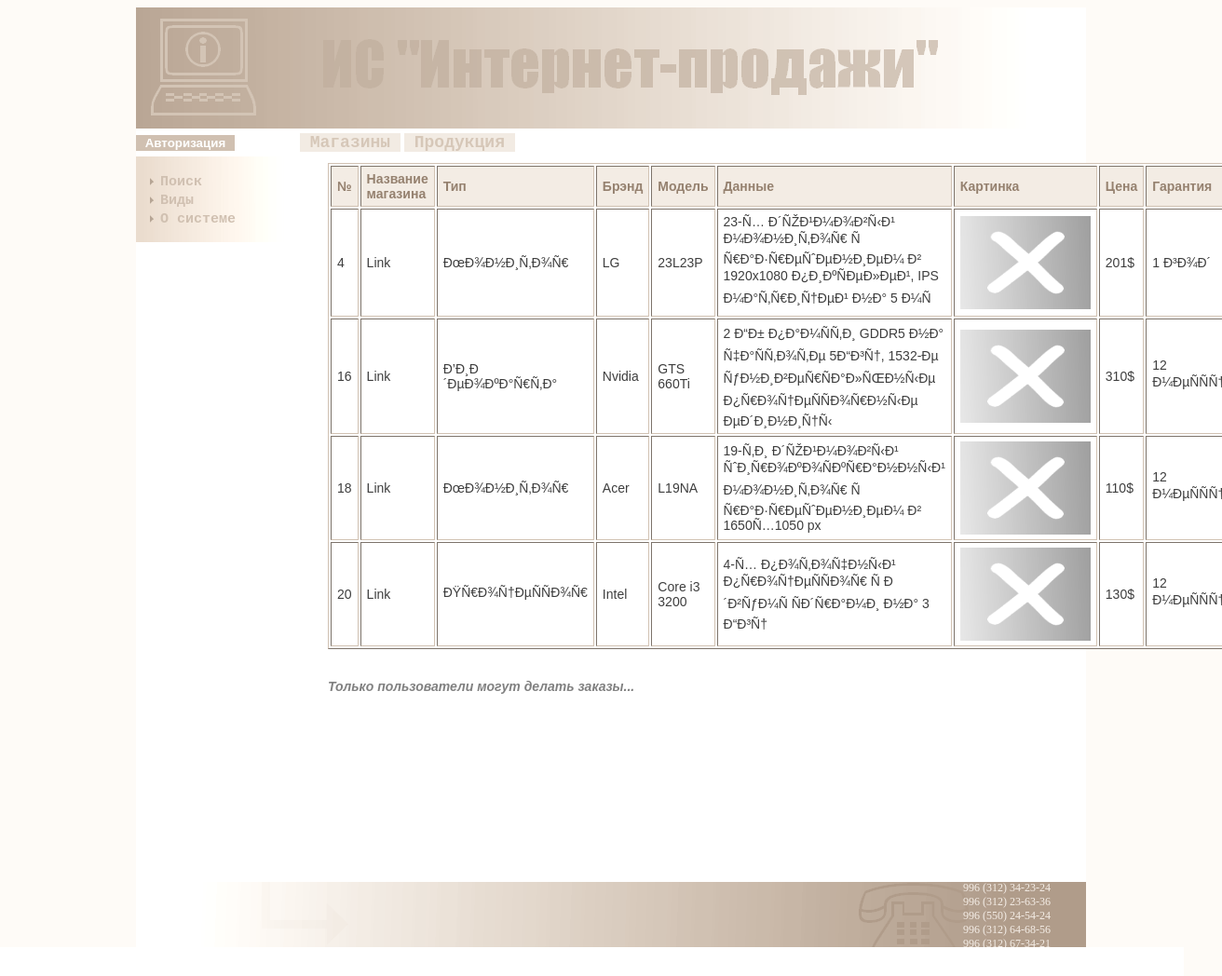
Page /index.php?link=shops&shop=7 on the committed database.
### tables this page shows
CREATE TABLE IF NOT EXISTS `products` (
  `id` int(11) NOT NULL AUTO_INCREMENT,
  `shop_id` int(11) NOT NULL,
  `type_id` int(11) NOT NULL,
  `brand` varchar(255) DEFAULT NULL,
  `model` varchar(255) DEFAULT NULL,
  `data` tinytext,
  `img` varchar(255) DEFAULT NULL,
  `price` varchar(45) DEFAULT NULL,
  `warranty` varchar(45) DEFAULT NULL,
  PRIMARY KEY (`id`,`shop_id`,`type_id`),
  KEY `shop_to_products` (`shop_id`),
  KEY `product_to_type` (`type_id`)
);

CREATE TABLE IF NOT EXISTS `shops` (
  `id` int(11) NOT NULL AUTO_INCREMENT,
  `name` varchar(255) DEFAULT NULL,
  `address` varchar(255) DEFAULT NULL,
  `tel` varchar(100) DEFAULT NULL,
  `site` varchar(100) DEFAULT NULL,
  `email` varchar(100) DEFAULT NULL,
  PRIMARY KEY (`id`),
  UNIQUE KEY `id_UNIQUE` (`id`)
);

CREATE TABLE IF NOT EXISTS `product_type` (
  `id` int(11) NOT NULL AUTO_INCREMENT,
  `name` varchar(255) DEFAULT NULL,
  PRIMARY KEY (`id`),
  UNIQUE KEY `id_UNIQUE` (`id`),
  UNIQUE KEY `name_UNIQUE` (`name`)
);

### www/server/action.php (called while the page is built, shortened)
<?
if(isset($_GET['link']) and $_GET['link']=='products')
{
	include('server/products.php');
}
elseif(isset($_GET['link']) and $_GET['link']=='shops')
{
	include('server/shops.php');
}
elseif(isset($_GET['link']) and $_GET['link']=='orders')
{
	include('server/orders.php');
}
elseif(isset($_GET['link']) and $_GET['link']=='deliveries')
{
	include('server/deliveries.php');
}
elseif(isset($_GET['link']) and $_GET['link']=='search')
{
	include('server/search.php');
}
elseif(isset($_GET['link']) and $_GET['link']=='type')
{
	include('server/type.php');
}
elseif((isset($_GET['link']) and $_GET['link']=='about') or (!isset($_GET['link'])))
{
	include('server/about.php');
}
elseif(isset($_GET['link']) and $_GET['link']=='')
{
	$content='<b>Неверный запрос!!!</b>';
	$keywords='Неверный запрос';
	$title='Неверный запрос';
	$description='Неверный запрос к системе';
}
?>

### www/server/shops.php (the view, shortened to what this page needs)
<?
if(isset($_POST['edit_shop']) and $_SESSION['type']=='admin')
{
	if(!empty($_POST['edit_shopid']) and !empty($_POST['edit_name']) and !empty($_POST['edit_address']) and !empty($_POST['edit_tel']) and !empty($_POST['edit_site']) and !empty($_POST['edit_email']))
	{
		$edit_shopid=$_POST['edit_shopid'];
		$edit_name=$_POST['edit_name'];
		$edit_address=$_POST['edit_address'];
		$edit_tel=$_POST['edit_tel'];
		$edit_site=$_POST['edit_site'];
		$edit_email=$_POST['edit_email'];
		$update=$mysql->query("UPDATE shops SET name='$edit_name', address='$edit_address', tel='$edit_tel', site='$edit_site', email='$edit_email' WHERE id='$edit_shopid'");
		if($update)
		{$content='Информация о магазине <b> '.$edit_name.' </b>успешно обновлена!';}
		else{$content='<b>Ошибка при обновлении информации о магазине!</b>';}
	}
	else{$content='<b>Поля не должны содержать пустых значений!</b>';}
	$title='Обновление информации о магазине';
}
else{
if(isset($_GET['shop_edit']) and $_SESSION['type']=='admin')
{
	if(!empty($_GET['shop_edit']) and is_numeric($_GET['shop_edit']))
	{
		$shop_id=(int)$_GET['shop_edit'];
		$get_shop=$mysql->query("SELECT * FROM shops WHERE id='$shop_id'");
		if($get_shop)
		{
			$row=$get_shop->fetch_array();
			$content='<form method="post" action="'.$_SERVER['PHP_SELF'].'?'.$_SERVER['QUERY_STRING'].'"><table border=1><tr id="table_head"><td>№</td><td>Название</td><td>Адрес</td><td>Телефон</td><td>Сайт</td><td>e-mail</td></tr><tr><td><input type="hidden" name="edit_shopid" value="'.$row['id'].'">'.$row['id'].'</td><td><input type="text" name="edit_name" size="30" maxlength="255" value="'.$row['name'].'"></td><td><input type="text" name="edit_address" size="20" maxlength="255" value="'.$row['address'].'"></td><td><input type="text" name="edit_tel" size="10" maxlength="255" value="'.$row['tel'].'"></td><td><input type="text" name="edit_site" size="10" maxlength="255" value="'.$row['site'].'"></td><td><input type="text" name="edit_email" size="10" maxlength="255" value="'.$row['email'].'"></td></tr></table><br><input type="submit" name="edit_shop" value="Сохранить изменения"></form>';
		}
		else{$content='<b>Ошибка при выборке магазина!</b>';}
	}
	else{$content='<b>Некорректный параметр в строке запроса!</b>';}
	$title='Редактирование магазина';
}
else{
if(isset($_POST['add_shop']) and $_SESSION['type']=='admin')
{
	$title='Добавление магазина';
	if(empty($_POST['add_shop_email']) or empty($_POST['add_shop_site']) or empty($_POST['add_shop_tel']) or empty($_POST['add_shop_address']) or empty($_POST['add_shop_name']))
	{$content='<b>Пустые значения недопустимы!</b>';}
	else
	{
		$add_shop_email=$_POST['add_shop_email'];
		$add_shop_site=$_POST['add_shop_site'];
		$add_shop_tel=$_POST['add_shop_tel'];
		$add_shop_address=$_POST['add_shop_address'];
		$add_shop_name=$_POST['add_shop_name'];
		$insert=$mysql->query("INSERT INTO shops (`id`,`name`,`address`,`tel`,`site`,`email`) VALUES (NULL,'$add_shop_name','$add_shop_address','$add_shop_tel','$add_shop_site','$add_shop_email')");
		if($insert)
		{$content='Магазин успешно добавлен в базу данных!';}
		else{$content='<b>Возникли ошибки при добавлении магазина в базу данных!</b>';}
	}
}
else
{
if(isset($_POST['del_shop']) and isset($_POST['click_del']) and $_SESSION['type']=='admin')
		{
			$title='Удаление магазина';
			if(!empty($_POST['del_shop']))
			{
				$del_shop=(int)$_POST['del_shop'];
				$get_shops=$mysql->query("SELECT id FROM shops WHERE id='$del_shop'");
				$shop_row=$get_shops->fetch_array();
				if(!empty($shop_row))
				{
					$mysql->query('SET FOREIGN_KEY_CHECKS=0');
					$delete_product=$mysql->query("DELETE FROM products WHERE shop_id='$del_shop'");
					$delete_query=$mysql->query("DELETE FROM shops WHERE id='$del_shop'");
					if($delete_query and $delete_product)
					{
						$content='Магазин <b>№ '.$del_shop.'</b> успешно удален!';
					}
					else{$content='<b>Ошибка при удалении магазина!</b>';}
					$mysql->query('SET FOREIGN_KEY_CHECKS=1');
				}
				else{$content='<b>Такого магазина нет в базе данных!</b>';}
			}
			else{$content='<b>Пустые значения недопустимы!</b>';}
		}
else{
    if(isset($_GET['shop']))
	{
		$shop_id=$_GET['shop'];
		$shop_id=trim($shop_id);
		$shop_id=stripslashes($shop_id);
		if(is_numeric($shop_id))
		{
			$result=$mysql->query("SELECT * FROM products WHERE shop_id='$shop_id'");
			if($result)
			{
	 $query="SELECT * FROM `products` WHERE shop_id=$shop_id";
	 $result=$mysql->query($query);
	if($result->num_rows!='0')
	{
		if($_SESSION['type']=='user')
		{
	for($i=0;$row=$result->fetch_array(MYSQLI_ASSOC);$i++)
		{
	 $query_type="SELECT * FROM `product_type` WHERE id='$row[type_id]'";
	 $result_type=$mysql->query($query_type);
	 $row_type=$result_type->fetch_array();
	 $query_shop="SELECT * FROM `shops` WHERE id='$row[shop_id]'";
	 $result_shop=$mysql->query($query_shop);
	 $row_shop=$result_shop->fetch_array();
	$cont[$i]=sprintf('<tr><td><a id="get_link" href="?link=products&orderid=%s">%s</a></td><td>%s</td><td>%s</td><td>%s</td><td>%s</td><td>%s</td><td><img src="%s" height="100" width="140" /></td><td>%s</td><td>%s</td></tr>',
	$row['id'],$row['id'],$row_shop['name'],$row_type['name'],$row['brand'],$row['model'],$row['data'],$row['img'],$row['price'],$row['warranty']);
		}
		$cnt=implode($cont);
		$content='<table width="780" border="1">'.
		'<tr id="table_head"><td><i>№</i></td><td>Название магазина</td><td>Тип</td><td>Брэнд</td><td>Модель</td>
		<td>Данные</td><td>Картинка</td><td>Цена</td><td>Гарантия</td></tr>
	    '.$cnt.'</table><br><br><span id="info_txt">Для того чтобы сделать заказ продукции нажмите на её номер...</span>';
		}
		else{
			for($i=0;$row=$result->fetch_array(MYSQLI_ASSOC);$i++)
		{
	 $query_type="SELECT * FROM `product_type` WHERE id='$row[type_id]'";
	 $result_type=$mysql->query($query_type);
	 $row_type=$result_type->fetch_array();
	 $query_shop="SELECT * FROM `shops` WHERE id='$row[shop_id]'";
	 $result_shop=$mysql->query($query_shop);
	 $row_shop=$result_shop->fetch_array();
	$cont[$i]=sprintf('<tr><td>%s</td><td>%s</td><td>%s</td><td>%s</td><td>%s</td><td>%s</td><td><img src="%s" height="100" width="140" /></td><td>%s</td><td>%s</td></tr>',
	$row['id'],$row_shop['name'],$row_type['name'],$row['brand'],$row['model'],$row['data'],$row['img'],$row['price'],$row['warranty']);
		}
		$cnt=implode($cont);
		$content='<table width="780" border="1">'.
		'<tr id="table_head"><td>№</td><td>Название магазина</td><td>Тип</td><td>Брэнд</td><td>Модель</td>
		<td>Данные</td><td>Картинка</td><td>Цена</td><td>Гарантия</td></tr>
	    '.$cnt.'</table><br><br><span id="info_txt">Только пользователи могут делать заказы...</span>';
			}
	}
	else{ $content='<b>В этом магазине нет товаров!</b>'; }
}
else{$content='<b>Ошибка при обработке запроса к БД!</b>';}
			}
	       else{$content='<b>В этом магазине нет товаров!</b>';}
		}
		else{$content='<b>Неверный параметр указан в строке запроса магазина!</b>';}
}
}
}
}
?>

### www/blocks/footer.php (shortened to what this page needs)
<div align="center" id="footer"><img  src="css/img/footer.png" /> <p style="margin-top:-20px; margin-right:410px; color:#FFFEFA; font-style:italic;">Шаповалов А.А. ИС-1-08</p>
<?
$selec_prodt=$mysql->query('SELECT id FROM products');
$num_prod=$selec_prodt->num_rows;
$selec_shops=$mysql->query('SELECT id FROM shops');
$num_shops=$selec_shops->num_rows;
$selec_tel=$mysql->query('SELECT tel FROM shops LIMIT 6');
for($i=0;$row_tel=$selec_tel->fetch_array();$i++)
{
	$cnt_tel[$i]=$row_tel['tel'].'<br>';
}
echo '<p style="margin-top:-36px; margin-left:200px; color:#FDF9F4;">Всего <b>'.$num_prod.'</b> товар (-ов) в <b>'.$num_shops.'</b> магазинах (-е)</p>';
echo '<p style="margin-top:-113px; font-size:12px; margin-left:850px; color:#F4EDE6;">'.implode($cnt_tel).'</p>';
?>
</div>

### www/css/style.css (style rules this page uses)
body { background-image:none; background-color:#FEFBF7; }
table { background-color:#FFF; border-color:#D1C2B3; }
table td { padding-left:6px; padding-top:5px; padding-bottom:5px; padding-right:6px; font-size:14px; }
#table_head { background-color:#F3ECE4; font-weight:bold; color:#95816F; }
#info_txt { font-style:italic; font-weight:bold; color:gray; }
img { border:none; }
#footer { padding-top:200px; }

### rows in the picture
products: id "4", brand "LG", model "23L23P", data "23-Ñ… Ð´ÑŽÐ¹Ð¼Ð¾Ð²Ñ‹Ð¹ Ð¼Ð¾Ð½Ð¸Ñ‚Ð¾Ñ€ Ñ Ñ€Ð°Ð·Ñ€ÐµÑˆÐµÐ½Ð¸ÐµÐ¼ Ð² 1920x1080 Ð¿Ð¸ÐºÑÐµÐ»ÐµÐ¹, IPS Ð¼Ð°Ñ‚Ñ€Ð¸Ñ†ÐµÐ¹ Ð½Ð° 5 Ð¼Ñ", img (placeholder picture), price "201$", warranty "1 Ð³Ð¾Ð´"
shops: name "Link Link Link Link", tel "996 (312) 64-68-56"
product_type: name "ÐœÐ¾Ð½Ð¸Ñ‚Ð¾Ñ€ ÐœÐ¾Ð½Ð¸Ñ‚Ð¾Ñ€"
products: id "16", brand "Nvidia", model "GTS 660Ti", data "2 Ð“Ð± Ð¿Ð°Ð¼ÑÑ‚Ð¸ GDDR5 Ð½Ð° Ñ‡Ð°ÑÑ‚Ð¾Ñ‚Ðµ 5Ð“Ð³Ñ†, 1532-Ðµ ÑƒÐ½Ð¸Ð²ÐµÑ€ÑÐ°Ð»ÑŒÐ½Ñ‹Ðµ Ð¿Ñ€Ð¾Ñ†ÐµÑÑÐ¾Ñ€Ð½Ñ‹Ðµ ÐµÐ´Ð¸Ð½Ð¸Ñ†Ñ‹", img (placeholder picture), price "310$", warranty "12…"
product_type: name "Ð’Ð¸Ð´ÐµÐ¾ÐºÐ°Ñ€Ñ‚Ð°"
products: id "18", brand "Acer", model "L19NA", data "19-Ñ‚Ð¸ Ð´ÑŽÐ¹Ð¼Ð¾Ð²Ñ‹Ð¹ ÑˆÐ¸Ñ€Ð¾ÐºÐ¾ÑÐºÑ€Ð°Ð½Ð½Ñ‹Ð¹ Ð¼Ð¾Ð½Ð¸Ñ‚Ð¾Ñ€ Ñ Ñ€Ð°Ð·Ñ€ÐµÑˆÐµÐ½Ð¸ÐµÐ¼ Ð² 1650Ñ…1050 px", img (placeholder picture), price "110$", warranty "12…"
products: id "20", brand "Intel", model "Core i3 3200", data "4-Ñ… Ð¿Ð¾Ñ‚Ð¾Ñ‡Ð½Ñ‹Ð¹ Ð¿Ñ€Ð¾Ñ†ÐµÑÑÐ¾Ñ€ Ñ Ð´Ð²ÑƒÐ¼Ñ ÑÐ´Ñ€Ð°Ð¼Ð¸ Ð½Ð° 3 Ð“Ð³Ñ†", img (placeholder picture), price "130$", warranty "12…"
product_type: name "ÐŸÑ€Ð¾Ñ†ÐµÑÑÐ¾Ñ€"
shops: tel "996 (312) 34-23-24"
shops: tel "996 (312) 23-63-36"
shops: tel "996 (550) 24-54-24"
shops: tel "996 (312) 67-34-21"
